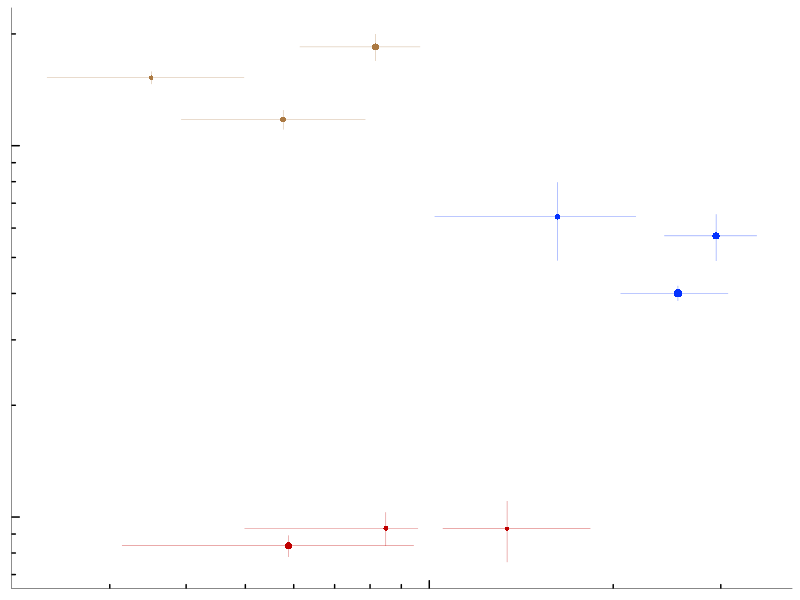
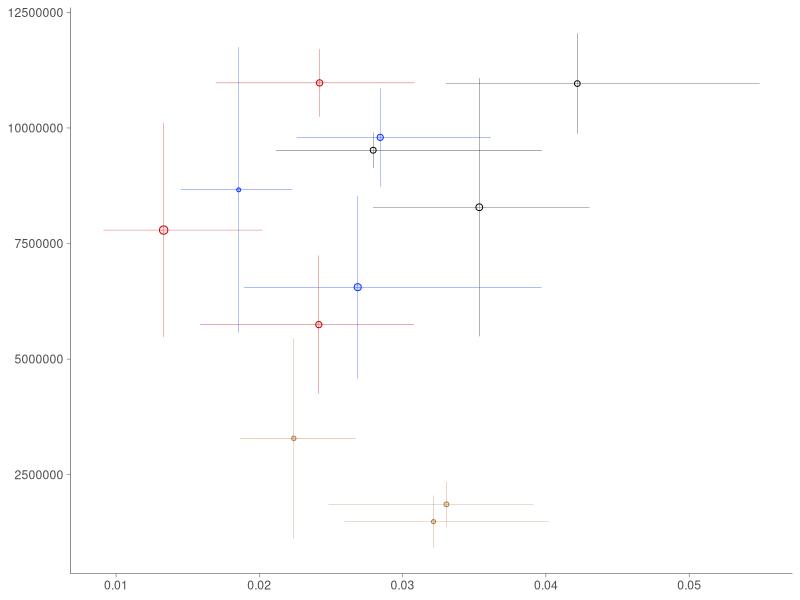

Write the R code that produced these figures, in order.
## Combines count and Cnet data in one plot (day 14)
library("dplyr")
library(ggplot2)
library(scales)

summarize_cnet <- function(cnet, cnet_info){
  # summarize cnet
  cnet$microplate <- NA
  cnet$ring <- NA
  cnet$treatment <- NA
  cnet$strain <- NA
  for (s in unique(cnet_info$sample_name)){
    m <- cnet_info$microplate[cnet_info$sample_name==s]
    r <- cnet_info$ring[cnet_info$sample_name==s]
    t <- cnet_info$treatment[cnet_info$sample_name==s]
    st <- cnet_info$strain[cnet_info$sample_name==s]
    
    cnet$microplate[cnet$sample_name==s] <- m
    cnet$ring[cnet$sample_name==s] <- r
    cnet$treatment[cnet$sample_name==s] <- t
    cnet$strain[cnet$sample_name==s] <- st
  }
  
  cnet_summ <- cnet %>%
    group_by(treatment, microplate, ring) %>%
    summarize(cnet_q25 = quantile(Cnet, probs = 0.25),
              cnet_q50 = quantile(Cnet, probs = 0.5),
              cnet_q75 = quantile(Cnet, probs = 0.75),
              cnet_n = n()
              # cnet_mean = mean(Cnet),
              # cnet_sd = sd(Cnet),
              # replaced because we look for total incorp rate
    )
  return(list('df' = cnet, 'df_summ' = cnet_summ))
}


merge_count_cnet <- function(count_bact_stat, cnet_stat){
  count_bact_stat$Ring[count_bact_stat$Ring==1] <- 'inner'
  count_bact_stat$Ring[count_bact_stat$Ring==2] <- 'outer'
  df <- cnet_stat
  colnames(df) <- c("treatment", "microplate", "ring", "cnet_q25", "cnet_q50", 
                    "cnet_q75", "n_cnet")
  df$count_mean <- NA
  df$count_sd <- NA
  
  for (row in 1:nrow(df)){
    t <- df$treatment[row]
    r <- df$ring[row]
    m <- df$microplate[row]
    df[row, 'count_mean'] <- 
      count_bact_stat$mean[count_bact_stat$Treatment==t 
                           & count_bact_stat$Ring==r
                           & count_bact_stat$Microplate==m]
    df[row, 'count_sd'] <- 
      count_bact_stat$sd[count_bact_stat$Treatment==t 
                         & count_bact_stat$Ring==r
                         & count_bact_stat$Microplate==m]
  }
  
  df <- df[(df$treatment!='none' | df$ring!='inner'),]
  
  return(df)
}

# import and clean data
count_bact <- read.csv("data/flow2_day14_bact.csv")
count_pt <- read.csv("data/flow2_day14_pt.csv")
cnet <- read.csv("data/SIP_cnet_v2.csv")
cnet <- cnet[cnet$Cnet>0,]
cnet_info <- read.csv("data/SIP_sample_info.csv")

# summarize cnet
cnet_stat <- summarize_cnet(cnet, cnet_info)$df_summ

# get statistics from count data
count_bact_stat <- count_bact %>%
  group_by(Treatment, Microplate, Ring) %>%
  summarize(mean = mean(Abundance), 
            sd = sd(Abundance))

# merge count and cnet in to df
merged_stat <- merge_count_cnet(count_bact_stat, cnet_stat)


# plot
setEPS()
# postscript("figures/fig5a_lagend.eps", width = 6, height = 6)
postscript("figures/fig5a.eps", width = 1.6, height = 1.6)

ggplot(merged_stat[merged_stat$ring=='inner',], aes(x=cnet_q50, y=count_mean, colour=treatment)) + 
  geom_point(aes(size=n_cnet, fill=treatment, shape=ring), stroke=0.5) + 
  geom_errorbar(aes(ymax = count_mean+count_sd, ymin = count_mean-count_sd), width=0, linewidth=0.1) + 
  geom_errorbarh(aes(xmax = cnet_q75, xmin = cnet_q25), height=0, linewidth=0.1) + 
  # scale_x_log10(breaks = trans_breaks("log10", function(x) 10^x),
  #               labels = trans_format("log10", math_format(10^.x))) +
  scale_x_continuous(trans='log10', breaks=c(0.1)) +
  scale_y_continuous(trans='log10', breaks=c(10^6, 10^7)) +
  annotation_logticks(short = unit(0.1, "cm"),
                      mid = unit(0.1, "cm"),
                      long = unit(0.2, "cm"),
                      size = 0.1) +
  scale_size(range = c(1, 2.5)) +
  scale_color_manual(values=c("#C00000", "#0432FF", "#AB7942", "#000000")) +
  scale_fill_manual(values=c("#FFDFE1", "#D2DCFB", "#F8DFC4", "#ffffff")) +
    # Alcani, Devosi, Marino, none
  scale_shape_manual(values = c(16,21)) +  # Inner, outer
  theme(strip.background = element_rect(fill=NA),
        panel.background = element_rect(fill = "transparent", color = NA),
        panel.grid.major = element_blank(),
        # panel.grid.minor = element_line(colour = "grey80", linewidth=0.2),
        plot.background = element_rect(fill = "transparent", color = NA),
        panel.border = element_blank(),
        legend.position = "none",
        axis.title.x = element_blank(),
        axis.title.y = element_blank(),
        axis.text.x = element_blank(),
        axis.text.y = element_blank(),
        axis.line = element_line(size = 0.15),
        axis.ticks = element_blank()
        )

dev.off()


# plot for each ring
merged_stat_outer <- merged_stat[merged_stat$ring=='outer',]

setEPS()
postscript("figures/fig5b_v2.eps", width = 1.6, height = 1.6)

ggplot(merged_stat_outer, aes(x=cnet_q50, y=count_mean, shape=ring, colour=treatment)) + 
  geom_point(aes(size=n_cnet, fill=treatment, shape=ring), stroke=0.5) + 
  geom_errorbar(aes(ymax = count_mean+count_sd, ymin = count_mean-count_sd), width=0, linewidth=0.1) +
  geom_errorbarh(aes(xmax = cnet_q75, xmin = cnet_q25), height=0, linewidth=0.1) +
  # scale_y_continuous(limits = c(0, 12e6), breaks=seq(0, 12e6, 4e6)) +
  # scale_x_continuous(limits = c(0.015, 0.05), breaks=seq(0.02, 0.05, 0.01)) +
  scale_size(range = c(1, 2.5)) +
  scale_color_manual(values=c("#C00000", "#0432FF", "#AB7942", "#000000")) +
  scale_fill_manual(values=c("#FFDFE1", "#D2DCFB", "#F8DFC4", "#ffffff")) +
  # scale_fill_manual(values=c("#FFDFE1", "#D2DCFB", "#F8DFC4", "#D1D3D4")) +
    # Alcani, Devosi, Marino, none
  scale_shape_manual(values = c(21)) +  # Inner, outer
  theme(strip.background = element_rect(fill=NA),
        panel.background = element_rect(fill = "transparent", color = NA),
        # panel.grid.major = element_blank(),
        # panel.grid.minor = element_line(colour = "grey80", linewidth=0.2),
        plot.background = element_rect(fill = "transparent", color = NA),
        panel.border = element_blank(),
        legend.position = "none",
        axis.title.x = element_blank(),
        axis.title.y = element_blank(),
        # axis.text.x = element_blank(),
        # axis.text.y = element_blank(),
        axis.line = element_line(size = 0.15),
        axis.ticks = element_line(size = 0.15)
  )

dev.off()
